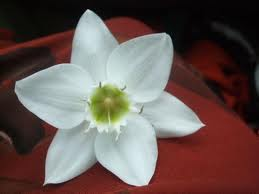
%> input picture PSET 8/resources/kontomah/flower.jpg, 259 x 194 px
$ octave Problem2.m   (GNU Octave 9; MATLAB toolbox functions it lacks are replaced by stand-ins)
%> lines starting %> are read from the running program, lines starting %| are printed output that depends on the picture
### PSET 8/resources/kontomah/findForegroundAssignment.m
function theta_vals_array=findForegroundAssignment(x_vals,y_vals)

    theta_vals_array=[];
    for ele=2:length(x_vals)-1
        x1=x_vals(ele-1);
        y1=y_vals(ele-1);
        x2=x_vals(ele);
        y2=y_vals(ele);
        x3=x_vals(ele+1);
        y3=y_vals(ele+1);
        theta_vals=find_angle(x1,y1,x2,y2,x3,y3) ;
        theta_vals_array(end+1)=theta_vals ;
    end
        theta_vals_array=theta_vals_array';
end
function get_vectors = find_angle(x1,y1,x2,y2,x3,y3)
    vec_Ax=x2-x1 ;
    vec_Ay=y2-y1 ;
    vec_Bx=x3-x1 ;
    vec_By=y3-y1 ;
    adotb=vec_Ax*vec_Bx+vec_Ay*vec_By ;
    magA=sqrt(vec_Ax.^2+vec_Ay.^2) ;
    magB=sqrt(vec_Bx.^2+vec_By.^2) ;

    cross_prod=vec_Ax*vec_By-vec_Bx*vec_Ay ;
    if cross_prod > 0
        find_theta=-(180-acos(adotb/(magA*magB)));
    else
        find_theta=(180-acos(adotb/(magA*magB)));

    end
     R = [cos(find_theta/2) -sin(find_theta/2); sin(find_theta/2) cos(find_theta/2)];
     vec_2=[x3-x1 y3-y1] ;
     matr=vec_2*R ;
     get_vectors = matr(1) ;
end

### PSET 8/resources/kontomah/findForegroundAssignment2.m
function theta_vals_array=findForegroundAssignment2(x_vals,y_vals)

    theta_vals_array=[];
    for ele=2:length(x_vals)-1
        x1=x_vals(ele-1);
        y1=y_vals(ele-1);
        x2=x_vals(ele);
        y2=y_vals(ele);
        x3=x_vals(ele+1);
        y3=y_vals(ele+1);
        theta_vals=find_angle(x1,y1,x2,y2,x3,y3) ;
        theta_vals_array(end+1)=theta_vals ;
    end
        theta_vals_array=theta_vals_array';
end
function get_vectors = find_angle(x1,y1,x2,y2,x3,y3)
    vec_Ax=x2-x1 ;
    vec_Ay=y2-y1 ;
    vec_Bx=x3-x1 ;
    vec_By=y3-y1 ;
    adotb=vec_Ax*vec_Bx+vec_Ay*vec_By ;
    magA=sqrt(vec_Ax.^2+vec_Ay.^2) ;
    magB=sqrt(vec_Bx.^2+vec_By.^2) ;

    cross_prod=vec_Ax*vec_By-vec_Bx*vec_Ay ;
    if cross_prod > 0
        find_theta=-(180-acos(adotb/(magA*magB)));
    else
        find_theta=(180-acos(adotb/(magA*magB)));

    end
     R = [cos(find_theta/2) -sin(find_theta/2); sin(find_theta/2) cos(find_theta/2)];
     vec_2=[x3-x1 y3-y1] ;
     matr=vec_2*R ;
     get_vectors = matr(2) ;
end

### PSET 8/resources/kontomah/Problem2.m
%%Problem 2a.
im_flower=imread('flower.jpg') ;
%> im_flower is the input picture: size 194x259x3 uint8; mean R, G, B 102.7, 86.5, 82.4
im_hand=imread('Weiss_hand.png');
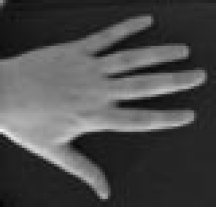
%> input picture PSET 8/resources/kontomah/Weiss_hand.png, 216 x 207 px
%> im_hand is the input picture: size 207x216x3 uint8; min 6, max 243, mean 74.1
im_ped=imread('pedestrian.png') ;
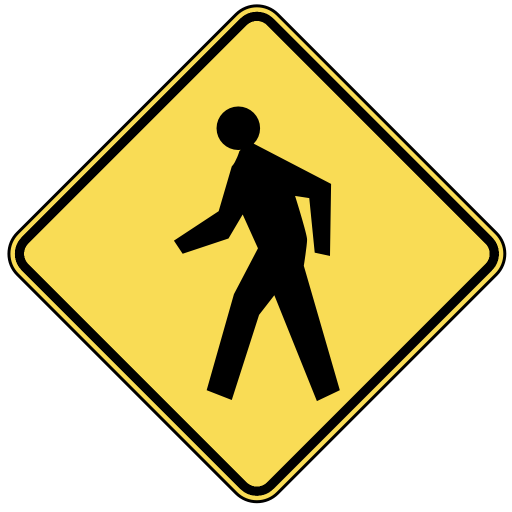
%> input picture PSET 8/resources/kontomah/pedestrian.png, 512 x 512 px
%> im_ped is the input picture: size 512x512x3 uint8; mean R, G, B 216.9, 205.9, 154.4
flower_curve=load("flower.mat");
flower_x=flower_curve.x;
flower_y=flower_curve.y;
hand_curve=load('hand.mat');
hand_x=hand_curve.x;
hand_y=hand_curve.y;
pedestrian_curve=load('pedestrian.mat');
pedestrian_x=pedestrian_curve.x;
pedestrian_y=pedestrian_curve.y ;


%%% Problem 2a: Plotting Contours
figure
plot(flower_x,flower_y);
title("Flower Contours") ;
colormap gray
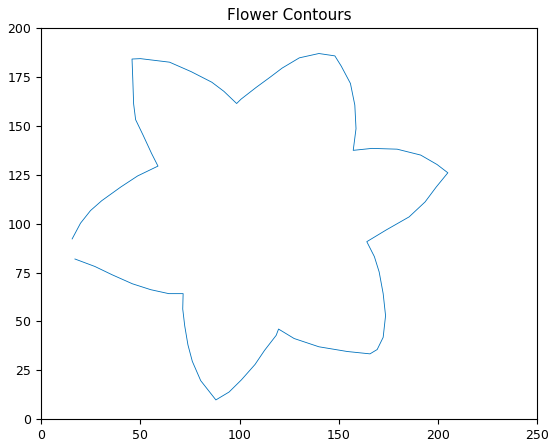
%> figure redrawn from the program's plot data

figure
plot(hand_x,hand_y);
title("Hand Contours") ;
colormap gray
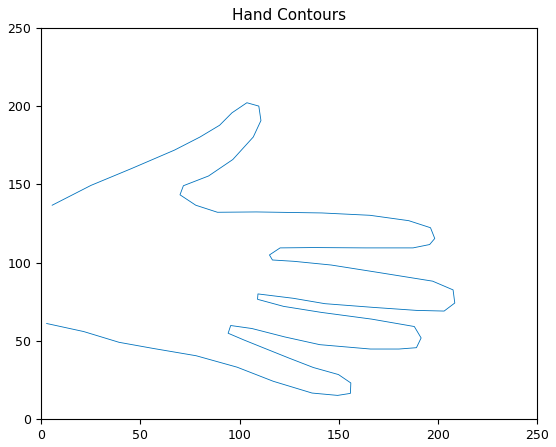
%> figure redrawn from the program's plot data

figure
plot(pedestrian_x,pedestrian_y);
title("Pedestrian Contours") ;
colormap gray
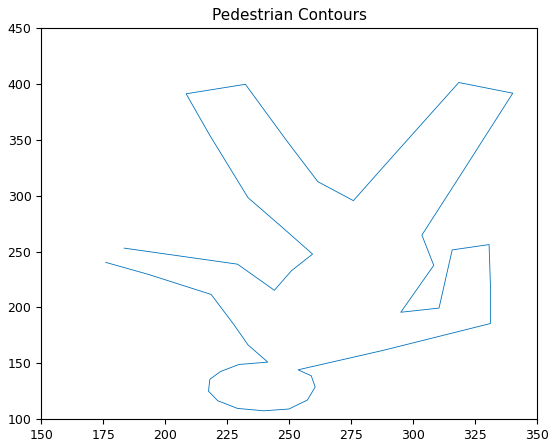
%> figure redrawn from the program's plot data


%%Plotting x and y local beliefs of figures
%%Problem 2b
figure
plot(flower_x,flower_y);
theta1=findForegroundAssignment(flower_x,flower_y);
theta2=findForegroundAssignment2(flower_x,flower_y);
hold on
quiver(flower_x,flower_y,[0; theta1 ; 0],[0; theta2; 0],0.4);
title("Flower plots") ;
colormap gray
%> figure, not shown here; highest point at x = 140, y = 187; highest point at x = 49.18, y = 183.1

figure
plot(hand_x,hand_y);
theta3=findForegroundAssignment(hand_x,hand_y);
theta4=findForegroundAssignment2(hand_x,hand_y);
hold on
quiver(hand_x,hand_y,[0; theta3; 0],[0; theta4; 0],0.4);
title("Hand plots") ;
colormap gray
%> figure, not shown here; highest point at x = 103.7, y = 202.2; highest point at x = 104.9, y = 200.4

figure
plot(pedestrian_x,pedestrian_y);
theta5=findForegroundAssignment(pedestrian_x,pedestrian_y) ;
theta6=findForegroundAssignment2(pedestrian_x,pedestrian_y) ;
hold on
quiver(pedestrian_x,pedestrian_y,[0 ; theta5 ; 0],[0 ; theta6; 0],0.4);
title("Pedestrian plots") ;
colormap gray
%> figure, not shown here; highest point at x = 318.4, y = 401.2; highest point at x = 324.2, y = 396.2
